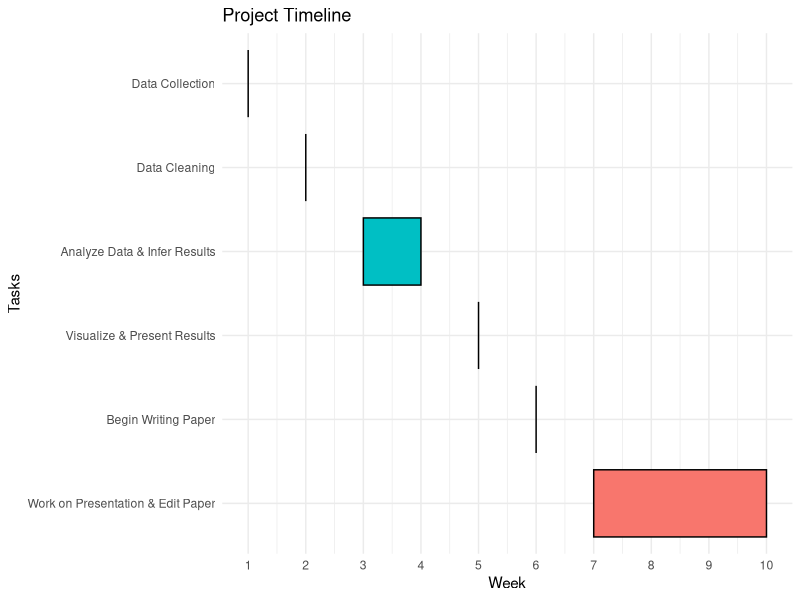

Here is the R script that generated this plot:
## ---- chunk 1

# Install required packages if not already installed
if (!requireNamespace("ggplot2", quietly = TRUE)) install.packages("ggplot2")

# Load ggplot2 library
library(ggplot2)

# Create a data frame for the timeline
project_timeline <- data.frame(
  Task = c(
    "Data Collection",
    "Data Cleaning",
    "Analyze Data & Infer Results",
    "Visualize & Present Results",
    "Begin Writing Paper",
    "Work on Presentation & Edit Paper"
  ),
  Start_Week = c(1, 2, 3, 5, 6, 7),
  End_Week = c(1, 2, 4, 5, 6, 10)  # Adjusted for Week 10 as the end of editing
)

# Convert Task into a factor to control the order of tasks
project_timeline$Task <- factor(project_timeline$Task, levels = rev(project_timeline$Task))

# Create the Gantt chart
ggplot(project_timeline, aes(xmin = Start_Week, xmax = End_Week, y = Task, fill = Task)) +
  geom_rect(aes(ymin = as.numeric(Task) - 0.4, ymax = as.numeric(Task) + 0.4), color = "black") +
  labs(title = "Project Timeline",
       x = "Week",
       y = "Tasks") +
  scale_x_continuous(breaks = seq(1, 10, 1)) +
  theme_minimal() +
  theme(legend.position = "none")

